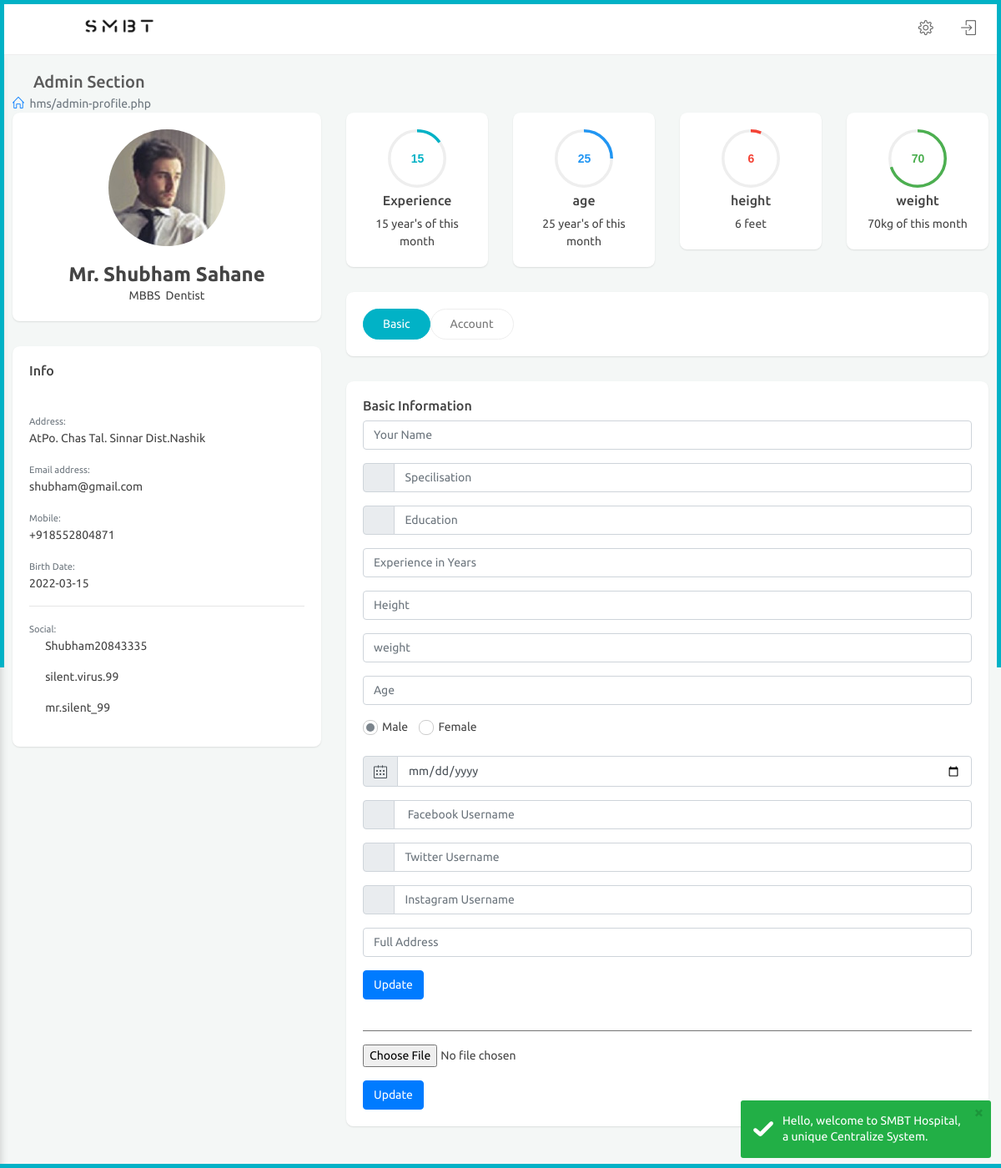
The page /admin-profile.php (signed in) on the database its author committed.
### tables this page shows
CREATE TABLE `hospitalstaff` (
  `hsid` int NOT NULL AUTO_INCREMENT,
  `name` varchar(45) DEFAULT NULL,
  `email` varchar(45) DEFAULT NULL,
  `cNumber` varchar(45) DEFAULT NULL,
  `password` varchar(45) DEFAULT NULL,
  `education` varchar(45) DEFAULT NULL,
  `specialisation` varchar(45) DEFAULT NULL,
  `experience` varchar(45) DEFAULT NULL,
  `surgeonFlag` tinyint DEFAULT NULL,
  `doctorFlag` tinyint DEFAULT NULL,
  `nurseFlag` tinyint DEFAULT NULL,
  `accountantFlag` tinyint DEFAULT NULL,
  `laboratoristFlag` tinyint DEFAULT NULL,
  `pharmacyFlag` tinyint DEFAULT NULL,
  `emergencyFlag` tinyint DEFAULT NULL,
  `anaesthetistFlag` tinyint DEFAULT NULL,
  `adminFlag` tinyint DEFAULT NULL,
  `bdate` date DEFAULT NULL,
  `height` decimal(10,0) DEFAULT NULL,
  `weight` decimal(10,0) DEFAULT NULL,
  `sex` varchar(10) DEFAULT NULL,
  `age` int DEFAULT NULL,
  `address` varchar(80) DEFAULT NULL,
  `facebook` varchar(45) DEFAULT NULL,
  `twitter` varchar(45) DEFAULT NULL,
  `instagram` varchar(45) DEFAULT NULL,
  `glink` varchar(45) DEFAULT NULL,
  `profilename` varchar(45) DEFAULT 'avatar.png',
  PRIMARY KEY (`hsid`),
  UNIQUE KEY `hsid_UNIQUE` (`hsid`)
);

### admin-profile.php (the view, shortened to what this page needs)
<?php
  include("include/admin-header.php");
  ?>
            <div class="row clearfix">
                <div class="col-lg-4 col-md-12">
                    <div class="card profile-header">
                        <div class="body">
                            <?php
                            $result = mysqli_query($conn,"SELECT * FROM hospital.hospitalstaff where email='$Email';");
                            if($result)
                            {
                            $row=mysqli_fetch_assoc($result);
                            echo"<div class='profile-image'> <img src='assets/images/sm/". $row['profilename'] ." ' class='rounded-circle' > </div>";
                            }
                            ?>
                            <div>
                                <h4 class="m-b-0"><strong>Mr. <?php echo $row['name']; ?></strong></h4>
                                <span><?php echo $row['education']; ?>&nbsp;&nbsp;<?php echo $row['specialisation']; ?></span>
                            </div>
                        </div>
                    </div>
                    <div class="card">
                        <div class="header">
                            <h2>Info</h2>
                        </div>
                        <div class="body">
                            <small class="text-muted">Address: </small>
                            <p><?php echo $row['address']; ?></p>
                            <small class="text-muted">Email address: </small>
                            <p><?php echo $row['email']; ?></p>
                            <small class="text-muted">Mobile: </small>
                            <p><?php echo $row['cNumber']; ?></p>
                            <small class="text-muted">Birth Date: </small>
                            <p class="m-b-0"><?php echo $row['bdate']; ?></p>
                            <hr>
                            <small class="text-muted">Social: </small>
                            <p><i class="fa fa-twitter m-r-5"></i> <?php echo $row['twitter']; ?></p>
                            <p><i class="fa fa-facebook  m-r-5"></i> <?php echo $row['facebook']; ?></p>
                            <p><i class="fa fa-instagram m-r-5"></i> <?php echo $row['instagram']; ?></p>
                        </div>
                    </div>
                </div>
                <div class="col-lg-8 col-md-12">
                    <div class="row clearfix text-center">
                        <div class="col-lg-3 col-md-6 col-sm-12">
                            <div class="card">
                                <div class="body">
                                    <input type="text" class="knob" value="<?php echo $row['experience']; ?>" data-width="70" data-height="70" data-thickness="0.1" data-fgColor="#01b2c6">
                                    <h6>Experience</h6>
                                    <span><?php echo $row['experience']; ?> year's of this month</span>
                                </div>
                            </div>
                        </div>
                        <div class="col-lg-3 col-md-6 col-sm-12">
                            <div class="card">
                                <div class="body">
                                    <input type="text" class="knob" value="<?php echo $row['age']; ?>" data-width="70" data-height="70" data-thickness="0.1" data-fgColor="#2196f3">
                                    <h6>age</h6>
                                    <span><?php echo $row['age']; ?> year's of this month</span>
                                </div>
                            </div>
                        </div>
                        <div class="col-lg-3 col-md-6 col-sm-12">
                            <div class="card">
                                <div class="body">
                                    <input type="text" class="knob" value="<?php echo $row['height']; ?>" data-width="70" data-height="70" data-thickness="0.1" data-fgColor="#f44336">
                                    <h6>height</h6>
                                    <span><?php echo $row['height']; ?> feet<br></span>
                                </div>
                            </div>
                        </div>
                        <div class="col-lg-3 col-md-6 col-sm-12">
                            <div class="card">
                                <div class="body">
                                    <input type="text" class="knob" value="<?php echo $row['weight']; ?>" data-width="70" data-height="70" data-thickness="0.1" data-fgColor="#4caf50">
                                    <h6>weight</h6>
                                    <span><?php echo $row['weight']; ?>kg of this month<br></span>
                                </div>
                            </div>
                        </div>
                    </div>
                    <div class="card">
                        <div class="body">
                            <ul class="nav nav-tabs-new">
                                <li class="nav-item"><a class="nav-link active" data-toggle="tab" href="#Basic">Basic</a></li>
                                <li class="nav-item"><a class="nav-link" data-toggle="tab" href="#Account">Account</a></li>
                            </ul>
                        </div>
                    </div>
                    <div class="tab-content padding-0">
                        <div class="tab-pane active" id="Basic">
                            <div class="card">
                                <div class="body">
                                    <h6>Basic Information</h6>
                                    <form action="#" method="post">
                                    <div class="row clearfix">
                                        <div class="col-lg-12 col-md-12">
                                            <div class="form-group">
                                                <input type="text" class="form-control" placeholder="Your Name" name="name">
                                            </div>
                                            <div class="form-group">
                                                <div class="input-group">
                                                    <div class="input-group-prepend">
                                                        <span class="input-group-text"><i class="fa fa-mortar-board"></i></span>
                                                    </div>
                                                    <input type="text" class="form-control" placeholder="Specilisation" name="spec">
                                                </div>
                                            </div>
                                            <div class="form-group">
                                                <div class="input-group">
                                                    <div class="input-group-prepend">
                                                        <span class="input-group-text"><i class="fa fa-institution"></i></span>
                                                    </div>
                                                    <input type="text" class="form-control" placeholder="Education" name="edu">
                                                </div>
                                            </div>
                                            <div class="form-group">
                                                <input type="text" class="form-control" placeholder="Experience in Years" name="exp">
                                            </div>
                                            <div class="form-group">
                                                <input type="text" class="form-control" placeholder="Height" name="height">
                                            </div>
                                            <div class="form-group">
                                                <input type="text" class="form-control" placeholder="weight" name="weight">
                                            </div>
                                            <div class="form-group">
                                                <input type="text" class="form-control" placeholder="Age" name="age">
                                            </div>
                                            <div class="form-group">
                                                <div>
                                                    <label class="fancy-radio">
                                                        <span><i></i>Male</span>
                                                    </label>
                                                    <label class="fancy-radio">
                                                        <span><i></i>Female</span>
                                                    </label>
                                                </div>
                                            </div>
                                            <div class="form-group">
                                                <div class="input-group">
                                                    <div class="input-group-prepend">
                                                        <span class="input-group-text"><i class="icon-calendar"></i></span>
                                                    </div>
                                                    <input  type="date" class="form-control" placeholder="Birthdate" name="date">
                                                </div>
                                            </div>
                                            <div class="form-group">
                                                <div class="input-group">
                                                    <div class="input-group-prepend">
                                                        <span class="input-group-text"><i class="fa fa-facebook"></i></span>
                                                    </div>
                                                    <input type="text" class="form-control" placeholder=" Facebook Username" name="face">
                                                </div>
                                            </div>
                                            <div class="form-group">
                                                <div class="input-group">
                                                    <div class="input-group-prepend">
                                                        <span class="input-group-text"><i class="fa fa-twitter"></i></span>
                                                    </div>
                                                    <input type="text" class="form-control" placeholder="Twitter Username" name="twit">
                                                </div>
                                            </div>
                                            <div class="form-group">
                                                <div class="input-group">
                                                    <div class="input-group-prepend">
                                                        <span class="input-group-text"><i class="fa fa-instagram"></i></span>
                                                    </div>
                                                    <input type="text" class="form-control" placeholder="Instagram Username" name="insta">
                                                </div>
                                            </div>
                                        </div>
                                        <div class="col-lg-12 col-md-12">
                                            <div class="form-group">
                                                <input type="text" class="form-control" placeholder="Full Address" name="addr">
                                            </div>
                                        </div>
                                    </div>
                                    <button type="submit" class="btn btn-primary" name="Update1">Update</button> &nbsp;&nbsp;
                                    </form><br><hr color="gray">
                                    <form action="#" method="post">
                                        <div class="form-group">
                                               <input type="file" name="fileToUpload" id="fileToUpload" placeholder="Profile Photo">
                                        </div>
                                        <button type="submit" class="btn btn-primary" name="Update2">Update</button> &nbsp;&nbsp;
                                    </form>
                                </div>
                            </div>
                        </div>
                    </div>
                </div>
            </div>
<?php
  include("include/admin-footer.php");
  ?>

### assets/css/chatapp.css (style rules this page uses)
.clearfix:after { visibility:hidden;display:block;font-size:0;content:" ";clear:both;height:0 }

### assets/css/color_skins.css (style rules this page uses)
.theme-cyan:before,.theme-cyan:after { background:#01b2c6 }

### rows shown on the page
hospitalstaff: profilename (picture), name "Shubham Sahane", education "MBBS", specialisation "Dentist", address "AtPo. Chas Tal. Sinnar Dist.Nashik", email "shubham@gmail.com", cNumber "+918552804871", bdate "2022-03-15", twitter "Shubham20843335", facebook "silent.virus.99", instagram "mr.silent_99", experience "15", age "25", height "6", weight "70"

### other values the page prints
$currentPage "hms/admin-profile.php"
